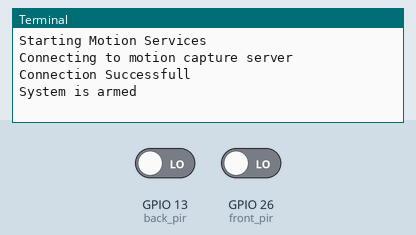
Bench run of a program on a simulated Raspberry Pi (BCM pin numbers). On the bench: the last lines printed to the terminal. Inputs (shaded band) come from the test bench; at power-on: GPIO 13 (back_pir) LOW, GPIO 26 (front_pir) LOW. The clock reads 2024-03-15 10:24:30 at power-on unless the program sets it; no MQTT or app messages arrive unless stated.

Above: at 2.3 s.
2.4 s: GPIO 13 (back_pir) driven HIGH
At 3.0 s:
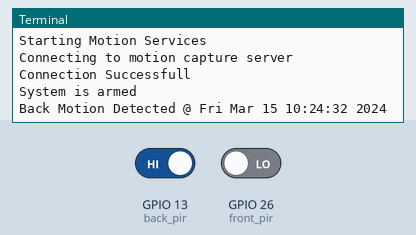
3.9 s: GPIO 26 (front_pir) driven HIGH
At 5.4 s:
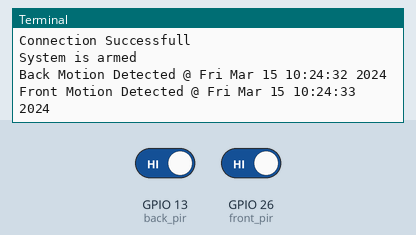

The program:

PIR_MQTT.py
```python
# (licence header left out)
"""
This Python Script is to show interrupts on the Pi.
"""

import paho.mqtt.client as mqtt
import RPi.GPIO as io
import time

io.setmode(io.BCM)

################################
## Setting up GPIO Pins
################################
front_pir = 26
back_pir = 13
io.setup(front_pir, io.IN)
io.setup(back_pir, io.IN)

def front_Motion(PIR_PIN):
    print("Front Motion Detected @", time.ctime())
    publisher.publish("PIR_Motion/Front", "Motion Detected @ "
                      + str(time.ctime()))

def back_Motion(PIR_PIN):
    print("Back Motion Detected @", time.ctime())
    publisher.publish("PIR_Motion/Back", "Motion Detected @ "
                      + str(time.ctime()))

###############################
## Setting MQTT Portion
##############################

publisher = mqtt.Client()


##############################
## Starting up Security system service
##############################

print("Starting Motion Services")
print("Connecting to motion capture server")
rc = publisher.connect("odin.local", 1883)
if rc == 0:
    print("Connection Successfull")
else:
    print("Connection failed with rc = ", rc)

publisher.publish("PIR_Motion", "Joining system")
time.sleep(1)
print("System is armed")

rc = 0
while rc == 0:
    rc = publisher.loop()
    try:
        io.add_event_detect(front_pir, io.RISING, callback=front_Motion)
        io.add_event_detect(back_pir, io.RISING, callback=back_Motion)
        while 1:
            time.sleep(1)

    except KeyboardInterrupt:
        print("Quitting")
        io.cleanup()
```

Measured:
- after the input at 2.4 s, the terminal: prints a new line at once (image 1)
- after the input at 3.9 s, the terminal: prints a new line at once (image 2)
